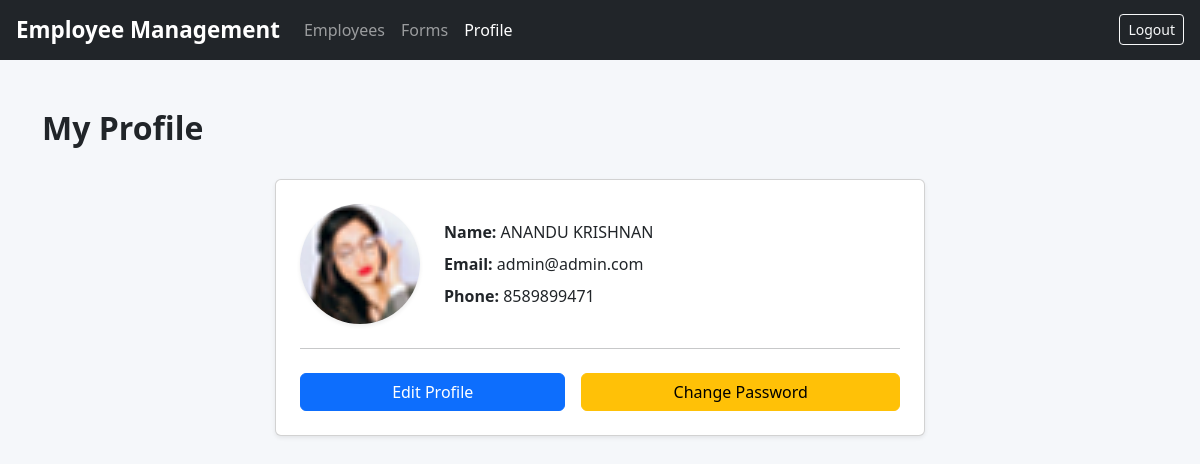
Screenshot of /accounts/profile/ (signed in) with the database file from the repository.
### accounts/models.py (models this page shows, shortened)
class UserProfile(BaseModel):
    user = models.OneToOneField(User, on_delete=models.CASCADE, related_name="profile")
    profile_image = models.ImageField(upload_to="users/profile/", blank=True, null=True)
    gender = models.CharField(max_length=10, blank=True, null=True,
                              choices=(("male", "Male"), ("female", "Female"), ("other", "Other")))
    date_of_birth = models.DateField(blank=True, null=True)
    address_line_1 = models.CharField(max_length=250, blank=True, null=True)
    address_line_2 = models.CharField(max_length=250, blank=True, null=True)
    address_line_3 = models.CharField(max_length=250, blank=True, null=True)
    district = models.CharField(max_length=128, blank=True, null=True)
    state = models.CharField(max_length=128, blank=True, null=True)
    zip_code = models.CharField(max_length=10, blank=True, null=True)
    department = models.CharField(max_length=128, blank=True, null=True)
    designation = models.CharField(max_length=128, blank=True, null=True)
    joining_date = models.DateField(blank=True, null=True)
    class Meta:
        db_table = 'accounts_user_profile'
        verbose_name = _('user_profile')
        verbose_name_plural = _('user_profiles')
        ordering = ('custom_order', 'user')

class User(AbstractBaseUser, PermissionsMixin):
    id = models.UUIDField(primary_key=True, default=uuid.uuid4, editable=False)
    first_name = models.CharField(max_length=50, blank=True, null=True)
    last_name = models.CharField(max_length=50, blank=True, null=True)
    phone_number = models.CharField(max_length=20, blank=True, null=True)
    email = models.EmailField(unique=True)
    username = models.CharField(max_length=50, unique=True)
    is_active = models.BooleanField(default=True)
    is_staff = models.BooleanField(default=False)
    is_superuser = models.BooleanField(default=False)
    date_joined = models.DateTimeField(auto_now_add=True)
    updated_at = models.DateTimeField(auto_now=True)
    objects = UserManager()
    USERNAME_FIELD = 'email'
    REQUIRED_FIELDS = ['username']
    class Meta:
        db_table = 'accounts_user'
        verbose_name = _('user')
        verbose_name_plural = _('users')
        ordering = ('-date_joined', 'username')
    def get_full_name(self):
        full_name = f"{self.first_name or ''} {self.last_name or ''}".strip()
        return full_name if full_name else self.email

### accounts/views.py (the view)
# urls.py: path("profile/",  profile_view, name="profile"),
@login_required
def profile_view(request):
    profile = request.user.profile
    return render(request, "accounts/profile.html", {"profile": profile})

### templates/accounts/profile.html (shortened to what this page needs)
{% extends "base.html" %}
{% block content %}
{% load static %}
<div class="container py-4">
    <div class="d-flex justify-content-between align-items-center mb-4">
        <h2 class="fw-bold">My Profile</h2>
    </div>
    <div class="card shadow-sm p-4" style="max-width: 650px; margin:auto;">
        <div class="d-flex align-items-center gap-4">
            <div>
                {% if profile.profile_image %}
                    <img src="{{ profile.profile_image.url }}"
                         class="rounded-circle shadow-sm"
                         width="120" height="120"
                         style="object-fit: cover;">
                {% else %}
                    <img src="{% static 'img/default-avatar.png' %}"
                         class="rounded-circle shadow-sm"
                         width="120" height="120"
                         style="object-fit: cover;">
                {% endif %}
            </div>
            <div class="flex-grow-1">
                <p class="mb-2">
                    <strong>Name:</strong> {{ profile.user.get_full_name }}
                </p>
                <p class="mb-2">
                    <strong>Email:</strong> {{ profile.user.email }}
                </p>
                <p class="mb-0">
                    <strong>Phone:</strong> {{ profile.user.phone_number }}
                </p>
            </div>
        </div>
        <hr class="my-4">
        <div class="d-flex gap-3">
            <a href="{% url 'accounts:profile_update' %}"
               class="btn btn-primary flex-grow-1">
                Edit Profile
            </a>
            <a href="{% url 'accounts:change_password' %}"
               class="btn btn-warning flex-grow-1">
                Change Password
            </a>
        </div>
    </div>
</div>
{% endblock %}

### templates/base.html (style rules this page uses)
body { background: #f5f7fa; }

### rows the page displays
UserProfile: profile_image (placeholder picture), user.get_full_name "ANANDU KRISHNAN", user.email "admin@admin.com", user.phone_number "8589899471"
